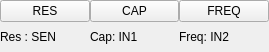
<?xml version="1.0" encoding="UTF-8"?>
<ui version="4.0">
 <class>Form</class>
 <widget class="QWidget" name="Form">
  <property name="geometry">
   <rect>
    <x>0</x>
    <y>0</y>
    <width>269</width>
    <height>52</height>
   </rect>
  </property>
  <property name="windowTitle">
   <string>Form</string>
  </property>
  <layout class="QVBoxLayout" name="verticalLayout">
   <property name="spacing">
    <number>0</number>
   </property>
   <property name="margin">
    <number>0</number>
   </property>
   <item>
    <layout class="QGridLayout" name="gridLayout">
     <property name="topMargin">
      <number>0</number>
     </property>
     <item row="0" column="1">
      <widget class="QPushButton" name="pushButton_2">
       <property name="toolTip">
        <string>Measure Capacitance on IN1</string>
       </property>
       <property name="text">
        <string>CAP</string>
       </property>
      </widget>
     </item>
     <item row="0" column="0">
      <widget class="QPushButton" name="pushButton">
       <property name="toolTip">
        <string>Measure Resistance on SEN</string>
       </property>
       <property name="text">
        <string>RES</string>
       </property>
      </widget>
     </item>
     <item row="0" column="2">
      <widget class="QPushButton" name="pushButton_3">
       <property name="toolTip">
        <string>Measure Frequency on IN2</string>
       </property>
       <property name="text">
        <string>FREQ</string>
       </property>
      </widget>
     </item>
     <item row="1" column="0">
      <widget class="QLabel" name="resLabel">
       <property name="toolTip">
        <string>Result of Resistance measured on SEN</string>
       </property>
       <property name="text">
        <string>Res : SEN</string>
       </property>
      </widget>
     </item>
     <item row="1" column="1">
      <widget class="QLabel" name="capLabel">
       <property name="toolTip">
        <string>Result of Capacitance measured on IN1</string>
       </property>
       <property name="text">
        <string>Cap: IN1</string>
       </property>
      </widget>
     </item>
     <item row="1" column="2">
      <widget class="QLabel" name="freqLabel">
       <property name="toolTip">
        <string>Result of measured Frequency on IN2</string>
       </property>
       <property name="text">
        <string>Freq: IN2</string>
       </property>
      </widget>
     </item>
    </layout>
   </item>
  </layout>
 </widget>
 <resources/>
 <connections>
  <connection>
   <sender>pushButton</sender>
   <signal>clicked()</signal>
   <receiver>Form</receiver>
   <slot>getResistance()</slot>
   <hints>
    <hint type="sourcelabel">
     <x>66</x>
     <y>18</y>
    </hint>
    <hint type="destinationlabel">
     <x>69</x>
     <y>-11</y>
    </hint>
   </hints>
  </connection>
  <connection>
   <sender>pushButton_2</sender>
   <signal>clicked()</signal>
   <receiver>Form</receiver>
   <slot>getCapacitance()</slot>
   <hints>
    <hint type="sourcelabel">
     <x>128</x>
     <y>8</y>
    </hint>
    <hint type="destinationlabel">
     <x>131</x>
     <y>-31</y>
    </hint>
   </hints>
  </connection>
  <connection>
   <sender>pushButton_3</sender>
   <signal>clicked()</signal>
   <receiver>Form</receiver>
   <slot>getFrequency()</slot>
   <hints>
    <hint type="sourcelabel">
     <x>218</x>
     <y>17</y>
    </hint>
    <hint type="destinationlabel">
     <x>288</x>
     <y>23</y>
    </hint>
   </hints>
  </connection>
 </connections>
 <slots>
  <slot>sliderChanged(int)</slot>
  <slot>spinboxChanged(double)</slot>
  <slot>getResistance()</slot>
  <slot>getCapacitance()</slot>
  <slot>getFrequency()</slot>
 </slots>
</ui>
